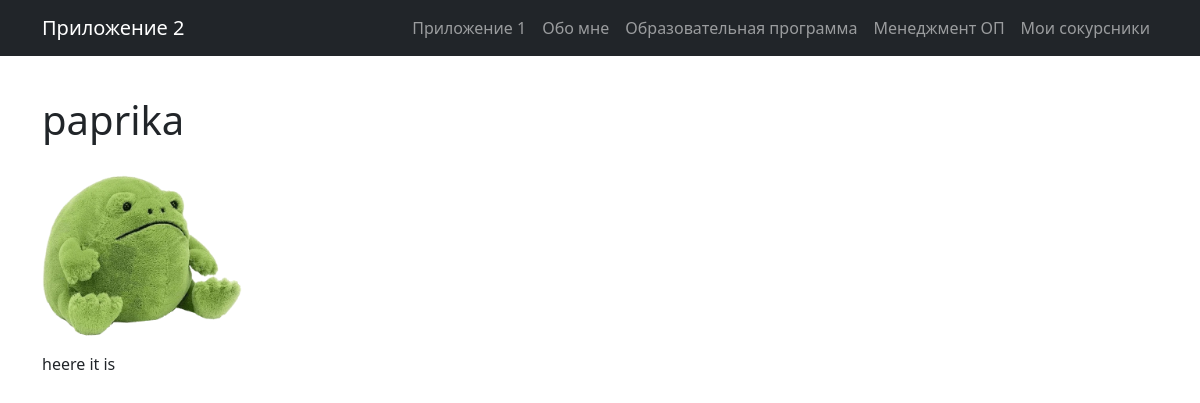
The app's page /pages/paprika/ with its own data.
### pages_app/models.py (models this page shows, shortened)
class Page(models.Model):
    title = models.CharField(max_length=200, unique=True)
    slug = models.SlugField(max_length=100, unique=True)
    content = models.TextField()
    image = models.ImageField(upload_to='pages/', blank=True, null=True)

### pages_app/views.py (the view)
# urls.py: path('<slug:slug>/', views.page_detail_view, name='page_detail')
def page_detail_view(request, slug):
    page = get_object_or_404(Page, slug=slug)
    return render(request, 'pages_app/page.html', {'page': page})

### pages_app/templates/pages_app/page.html
{% extends 'pages_app/base_pages.html' %}
{% block content %}
  <h1>{{ page.title }}</h1>
  {% if page.image %}
    <img src="{{ page.image.url }}" alt="{{ page.title }}" width="200">
  {% endif %}
  <div>{{ page.content|safe }}</div>
{% endblock %}

### records on screen
Page: title "paprika", image (picture), content "heere it is"
